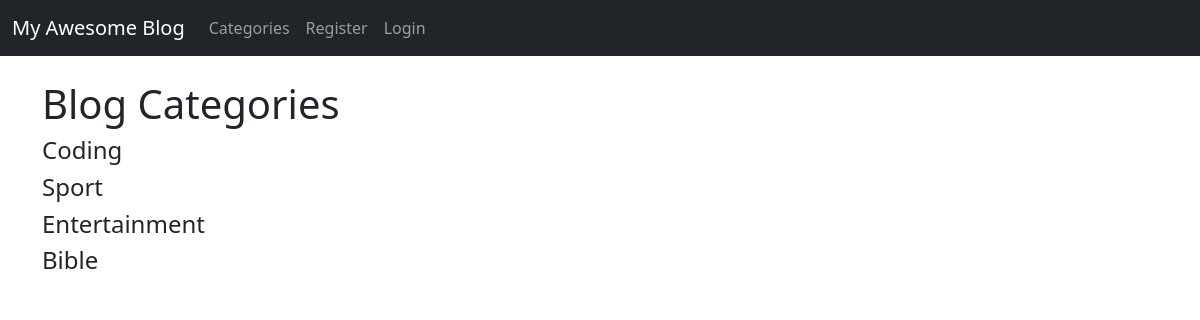
Page /category-list/ on the earlier database version.
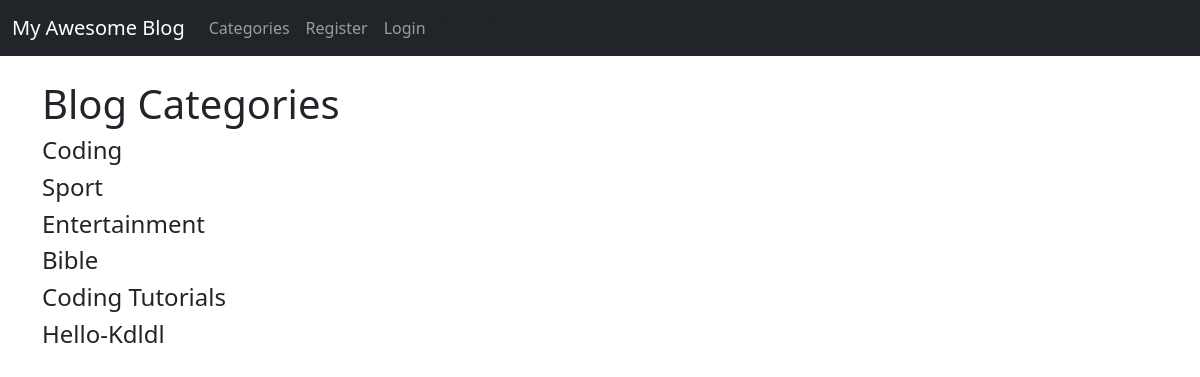
Same page on the later database version.
### myblog/models.py (models this page shows, shortened)
class Category(models.Model):
    name = models.CharField(max_length=200)
    def __str__(self):
           return self.name

### myblog/views.py (the view)
# urls.py: path("category-list/", category_list_view, name="category-list"),
def category_list_view(request):
    cat_menu_list = Category.objects.all()
    return render(request, 'category_list.html', {'cat_menu_list': cat_menu_list})

### myblog/templates/category_list.html
{% extends "base.html" %} {% block title %} Blog Categories {% endblock %}
{%block content %}
<h1>Blog Categories</h1>
{% for items in cat_menu_list %}
<h4>
  <a class="dropdown-item" href="{% url 'category' items|slugify %}"
    >{{ items|title }}</a
  >
</h4>
{% endfor %} {% endblock %}

Differences in the rows shown:
added Category: name "Coding Tutorials"
added Category: name "Hello-Kdldl"
